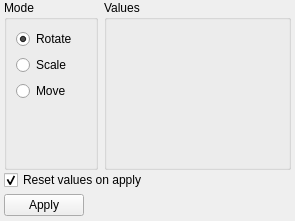
<?xml version="1.0" encoding="UTF-8"?>
<ui version="4.0">
 <class>ui::assets::studiomodel::StudioModelTransformPanel</class>
 <widget class="QWidget" name="ui::assets::studiomodel::StudioModelTransformPanel">
  <property name="geometry">
   <rect>
    <x>0</x>
    <y>0</y>
    <width>250</width>
    <height>209</height>
   </rect>
  </property>
  <property name="minimumSize">
   <size>
    <width>250</width>
    <height>0</height>
   </size>
  </property>
  <property name="windowTitle">
   <string>Transformation</string>
  </property>
  <layout class="QGridLayout" name="gridLayout" rowstretch="1,0,0" columnstretch="1,2">
   <property name="sizeConstraint">
    <enum>QLayout::SetFixedSize</enum>
   </property>
   <property name="leftMargin">
    <number>4</number>
   </property>
   <property name="topMargin">
    <number>0</number>
   </property>
   <property name="rightMargin">
    <number>4</number>
   </property>
   <property name="bottomMargin">
    <number>0</number>
   </property>
   <property name="verticalSpacing">
    <number>0</number>
   </property>
   <item row="0" column="1">
    <widget class="QGroupBox" name="groupBox_2">
     <property name="sizePolicy">
      <sizepolicy hsizetype="Preferred" vsizetype="Minimum">
       <horstretch>0</horstretch>
       <verstretch>0</verstretch>
      </sizepolicy>
     </property>
     <property name="minimumSize">
      <size>
       <width>175</width>
       <height>0</height>
      </size>
     </property>
     <property name="title">
      <string>Values</string>
     </property>
     <layout class="QVBoxLayout" name="verticalLayout_2">
      <property name="leftMargin">
       <number>0</number>
      </property>
      <property name="topMargin">
       <number>0</number>
      </property>
      <property name="rightMargin">
       <number>0</number>
      </property>
      <property name="bottomMargin">
       <number>0</number>
      </property>
      <item>
       <widget class="QStackedWidget" name="ValuesStack">
        <property name="currentIndex">
         <number>0</number>
        </property>
        <widget class="QWidget" name="RotatePage">
         <layout class="QVBoxLayout" name="verticalLayout_5">
          <item>
           <widget class="qt::widgets::Vector3Edit" name="RotateValues" native="true"/>
          </item>
          <item>
           <spacer name="verticalSpacer_4">
            <property name="orientation">
             <enum>Qt::Vertical</enum>
            </property>
            <property name="sizeHint" stdset="0">
             <size>
              <width>20</width>
              <height>0</height>
             </size>
            </property>
           </spacer>
          </item>
         </layout>
        </widget>
        <widget class="QWidget" name="ScalePage">
         <layout class="QVBoxLayout" name="verticalLayout_4">
          <item>
           <widget class="QDoubleSpinBox" name="ScaleValue">
            <property name="sizePolicy">
             <sizepolicy hsizetype="Expanding" vsizetype="Fixed">
              <horstretch>0</horstretch>
              <verstretch>0</verstretch>
             </sizepolicy>
            </property>
            <property name="minimumSize">
             <size>
              <width>0</width>
              <height>0</height>
             </size>
            </property>
            <property name="value">
             <double>1.000000000000000</double>
            </property>
           </widget>
          </item>
          <item>
           <widget class="QScrollArea" name="scrollArea">
            <property name="minimumSize">
             <size>
              <width>0</width>
              <height>0</height>
             </size>
            </property>
            <property name="maximumSize">
             <size>
              <width>16777215</width>
              <height>100</height>
             </size>
            </property>
            <property name="frameShape">
             <enum>QFrame::NoFrame</enum>
            </property>
            <property name="verticalScrollBarPolicy">
             <enum>Qt::ScrollBarAlwaysOn</enum>
            </property>
            <property name="horizontalScrollBarPolicy">
             <enum>Qt::ScrollBarAlwaysOff</enum>
            </property>
            <property name="widgetResizable">
             <bool>true</bool>
            </property>
            <widget class="QWidget" name="scrollAreaWidgetContents">
             <property name="geometry">
              <rect>
               <x>0</x>
               <y>0</y>
               <width>138</width>
               <height>138</height>
              </rect>
             </property>
             <property name="minimumSize">
              <size>
               <width>0</width>
               <height>0</height>
              </size>
             </property>
             <layout class="QVBoxLayout" name="verticalLayout_6">
              <property name="leftMargin">
               <number>0</number>
              </property>
              <property name="topMargin">
               <number>0</number>
              </property>
              <property name="rightMargin">
               <number>0</number>
              </property>
              <property name="bottomMargin">
               <number>0</number>
              </property>
              <item>
               <widget class="QCheckBox" name="ScaleMeshes">
                <property name="text">
                 <string>Scale Meshes</string>
                </property>
                <property name="checked">
                 <bool>true</bool>
                </property>
               </widget>
              </item>
              <item>
               <widget class="QCheckBox" name="ScaleHitboxes">
                <property name="text">
                 <string>Scale Hitboxes</string>
                </property>
                <property name="checked">
                 <bool>true</bool>
                </property>
               </widget>
              </item>
              <item>
               <widget class="QCheckBox" name="ScaleSequenceBBoxes">
                <property name="text">
                 <string>Scale Sequence BBoxes</string>
                </property>
                <property name="checked">
                 <bool>true</bool>
                </property>
               </widget>
              </item>
              <item>
               <widget class="QCheckBox" name="ScaleBones">
                <property name="text">
                 <string>Scale Bones</string>
                </property>
                <property name="checked">
                 <bool>true</bool>
                </property>
               </widget>
              </item>
              <item>
               <widget class="QCheckBox" name="ScaleEyePosition">
                <property name="text">
                 <string>Scale Eye Position</string>
                </property>
                <property name="checked">
                 <bool>true</bool>
                </property>
               </widget>
              </item>
              <item>
               <widget class="QCheckBox" name="ScaleAttachments">
                <property name="text">
                 <string>Scale Attachments</string>
                </property>
                <property name="checked">
                 <bool>true</bool>
                </property>
               </widget>
              </item>
              <item>
               <spacer name="verticalSpacer_3">
                <property name="orientation">
                 <enum>Qt::Vertical</enum>
                </property>
                <property name="sizeHint" stdset="0">
                 <size>
                  <width>20</width>
                  <height>0</height>
                 </size>
                </property>
               </spacer>
              </item>
             </layout>
            </widget>
           </widget>
          </item>
         </layout>
        </widget>
        <widget class="QWidget" name="MovePage">
         <layout class="QVBoxLayout" name="verticalLayout_3">
          <item>
           <widget class="qt::widgets::Vector3Edit" name="MoveValues" native="true"/>
          </item>
          <item>
           <spacer name="verticalSpacer_2">
            <property name="orientation">
             <enum>Qt::Vertical</enum>
            </property>
            <property name="sizeHint" stdset="0">
             <size>
              <width>20</width>
              <height>0</height>
             </size>
            </property>
           </spacer>
          </item>
         </layout>
        </widget>
       </widget>
      </item>
     </layout>
    </widget>
   </item>
   <item row="0" column="0">
    <widget class="QGroupBox" name="groupBox">
     <property name="title">
      <string>Mode</string>
     </property>
     <layout class="QVBoxLayout" name="verticalLayout">
      <item>
       <widget class="QRadioButton" name="Rotate">
        <property name="text">
         <string>Rotate</string>
        </property>
        <property name="checked">
         <bool>true</bool>
        </property>
        <attribute name="buttonGroup">
         <string notr="true">ModeGroup</string>
        </attribute>
       </widget>
      </item>
      <item>
       <widget class="QRadioButton" name="Scale">
        <property name="text">
         <string>Scale</string>
        </property>
        <attribute name="buttonGroup">
         <string notr="true">ModeGroup</string>
        </attribute>
       </widget>
      </item>
      <item>
       <widget class="QRadioButton" name="Move">
        <property name="text">
         <string>Move</string>
        </property>
        <property name="checked">
         <bool>false</bool>
        </property>
        <attribute name="buttonGroup">
         <string notr="true">ModeGroup</string>
        </attribute>
       </widget>
      </item>
      <item>
       <spacer name="verticalSpacer">
        <property name="orientation">
         <enum>Qt::Vertical</enum>
        </property>
        <property name="sizeHint" stdset="0">
         <size>
          <width>20</width>
          <height>0</height>
         </size>
        </property>
       </spacer>
      </item>
     </layout>
    </widget>
   </item>
   <item row="1" column="0" colspan="2">
    <widget class="QCheckBox" name="ResetOnApply">
     <property name="text">
      <string>Reset values on apply</string>
     </property>
     <property name="checked">
      <bool>true</bool>
     </property>
    </widget>
   </item>
   <item row="2" column="0" colspan="2">
    <layout class="QHBoxLayout">
     <property name="spacing">
      <number>6</number>
     </property>
     <property name="leftMargin">
      <number>0</number>
     </property>
     <property name="topMargin">
      <number>0</number>
     </property>
     <property name="rightMargin">
      <number>0</number>
     </property>
     <property name="bottomMargin">
      <number>0</number>
     </property>
     <item>
      <widget class="QPushButton" name="ApplyButton">
       <property name="text">
        <string>Apply</string>
       </property>
      </widget>
     </item>
     <item>
      <spacer>
       <property name="orientation">
        <enum>Qt::Horizontal</enum>
       </property>
       <property name="sizeHint" stdset="0">
        <size>
         <width>131</width>
         <height>31</height>
        </size>
       </property>
      </spacer>
     </item>
    </layout>
   </item>
  </layout>
 </widget>
 <customwidgets>
  <customwidget>
   <class>qt::widgets::Vector3Edit</class>
   <extends>QWidget</extends>
   <header>qt/widgets/Vector3Edit.hpp</header>
   <container>1</container>
  </customwidget>
 </customwidgets>
 <resources/>
 <connections/>
 <buttongroups>
  <buttongroup name="ModeGroup"/>
 </buttongroups>
</ui>
